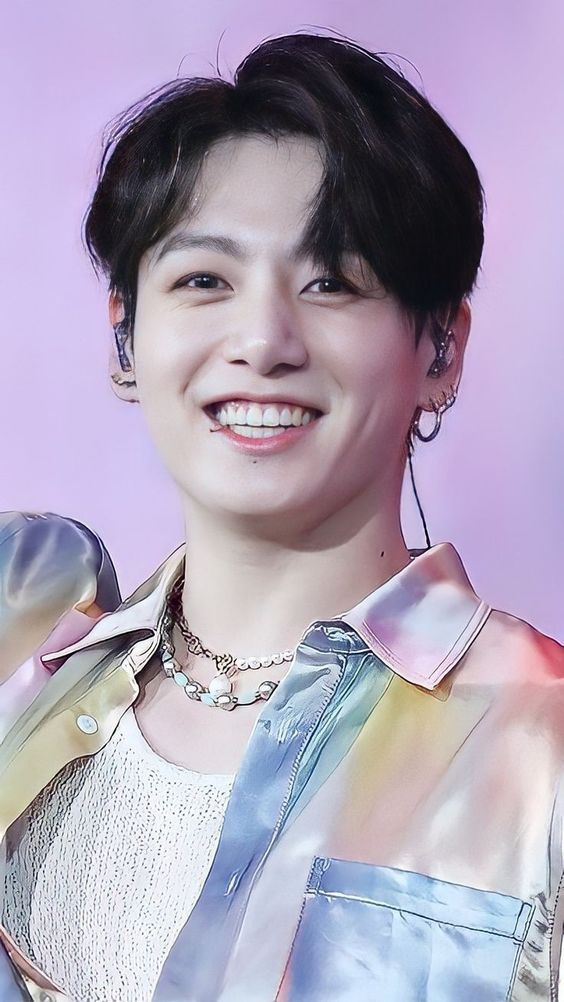
#> input picture opencvs/opencv_check_kby/imgtrain/jk/117.jpg, 564 x 1002 px
$ python -i tkinter_me.py   (imports and definitions only)
#> lines starting #> are read from the running program, lines starting #| are printed output that depends on the picture
#> further down, picture is the input picture: shape (1002, 564, 3); mean B, G, R 183, 163.2, 173
#%%
#pip install opencv-contrib-python
import cv2
import numpy as np
from os import makedirs, listdir
from os.path import isdir, isfile, join

#%%
## 1. 얼굴을 검출해서 train 샘플 이미지 저장하는 함수 만들기


# 1-1. 얼굴 검출 함수
# [46 lines left out: functions get_face, train_save, not called in this run]

#%%
## 2. 이미지 샘플 저장하기(함수실행)
# folder_path = "imgtrain/"
# users = [f for f in listdir(folder_path) if isdir(join(folder_path,f))]
# users

# [1 line not run here, left out]


# %%
## 3. 얼굴 학습 함수 생성

# 한명 얼굴 학습
# [56 lines left out: functions train, trains, not called in this run]


# %%
## 4. 학습 시킨 것을 바탕으로 현재 얼굴이 누구인지 알아내기

# 4-1. 얼굴 인식 함수
def face_detector(img, size = 0.5):
    # 객체 생성
#> called with size = 0.5
    face_classifier = cv2.CascadeClassifier(cv2.data.haarcascades + 'haarcascade_frontalface_default.xml')

    img_size = img.shape[:2]
#> img_size = (1002, 564)
    gray = cv2.cvtColor(img, cv2.COLOR_BGR2GRAY) # 흑백전환
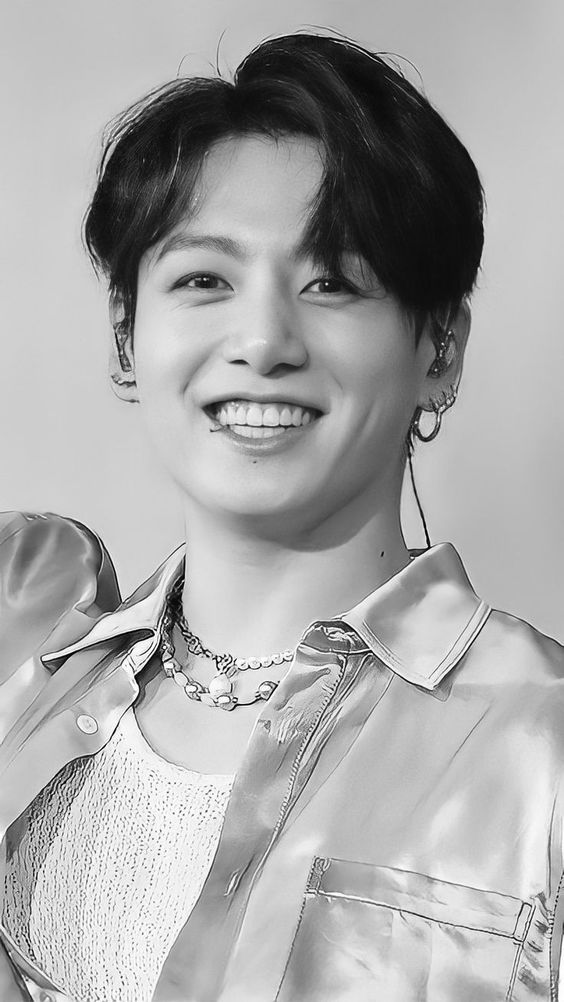
#> gray: shape (1002, 564); min 0, max 255, mean 168.4
    faces = face_classifier.detectMultiScale(gray,1.3,5) # 얼굴검출
#> faces = [[88, 154, 334, 334]]

    # 이미지 검출안되면 사진만 리턴
#> (the run stopped early here; a loop or call above may not have finished)

$ run again, on opencvs/opencv_check_kby/imgtrain/jk/13.jpg
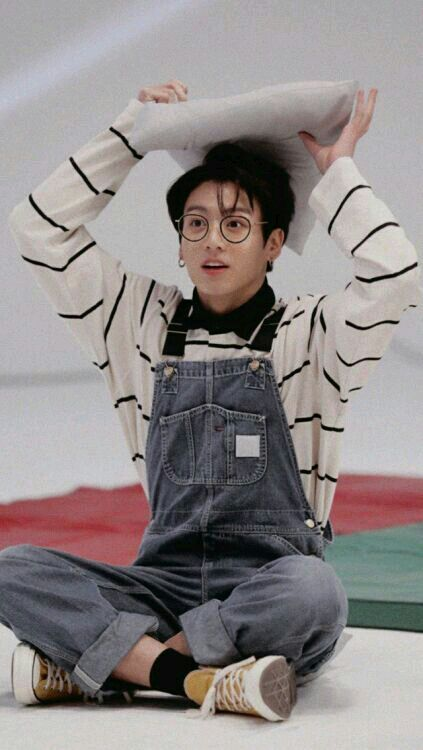
#> input picture opencvs/opencv_check_kby/imgtrain/jk/13.jpg, 423 x 750 px
#> picture is the input picture: shape (750, 423, 3); mean B, G, R 136, 136.4, 142.9
#> in face_detector, `gray = cv2.cvtColor(img, cv2.COLOR_BGR2GRAY)`:
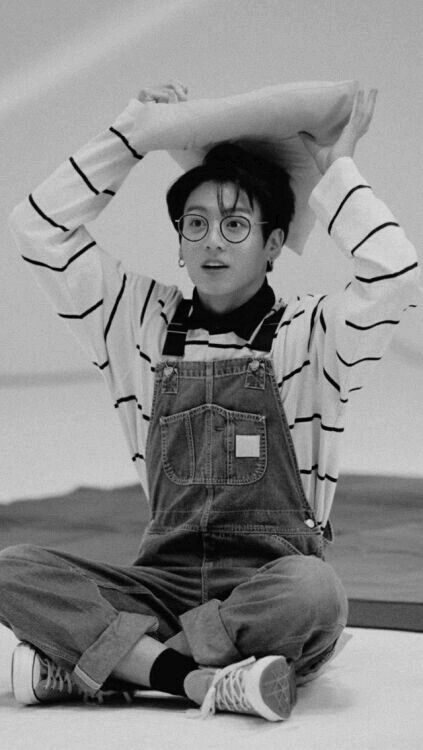
#> gray: shape (750, 423); min 0, max 225, mean 138.3
#> faces = [[162, 181, 111, 111]]

$ run again, on opencvs/opencv_check_kby/imgtrain/jk/133.jpg
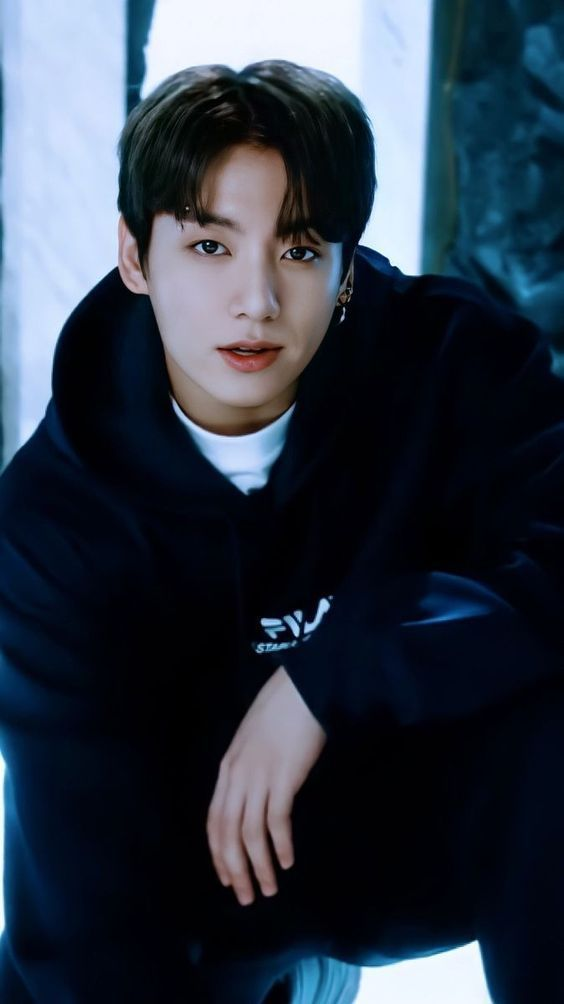
#> input picture opencvs/opencv_check_kby/imgtrain/jk/133.jpg, 564 x 1004 px
#> picture is the input picture: shape (1004, 564, 3); mean B, G, R 70.6, 57.5, 48.1
#> in face_detector, `gray = cv2.cvtColor(img, cv2.COLOR_BGR2GRAY)`:
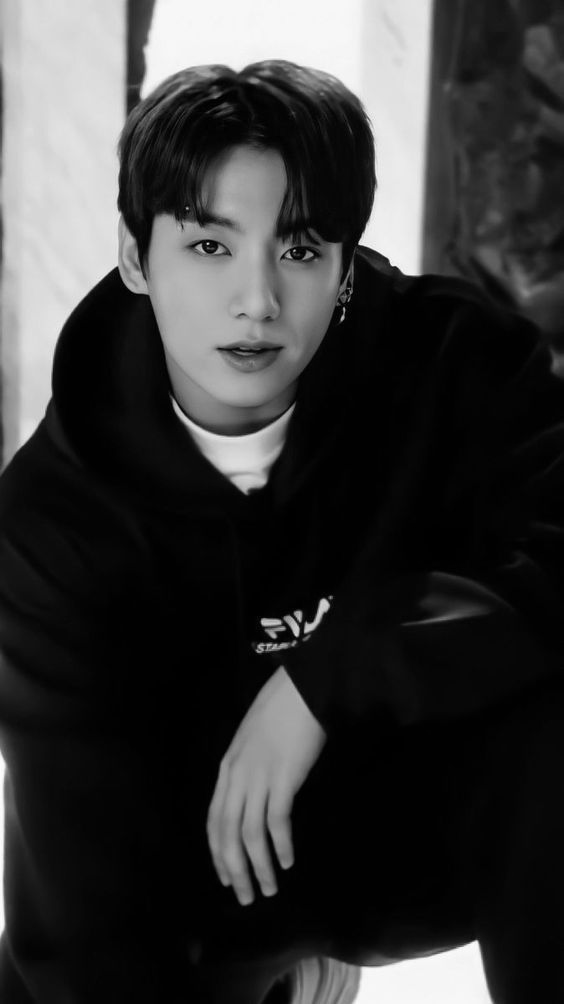
#> gray: shape (1004, 564); min 0, max 253, mean 56.1
#> faces = [[107, 134, 281, 281]]

$ run again, on opencvs/opencv_check_kby/imgtrain/jk/147.jpg
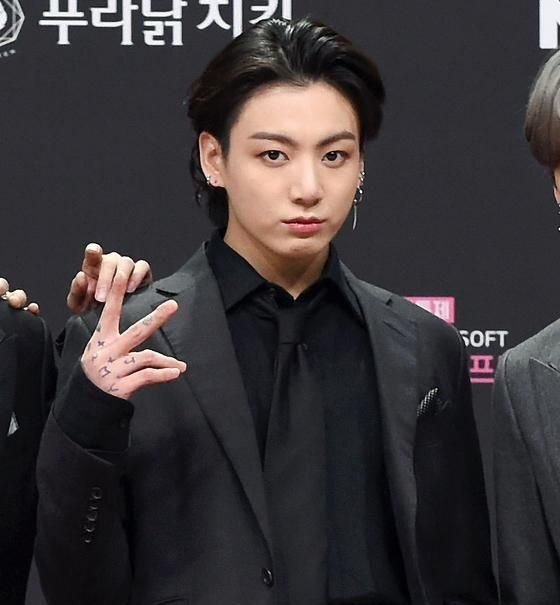
#> input picture opencvs/opencv_check_kby/imgtrain/jk/147.jpg, 560 x 605 px
#> picture is the input picture: shape (605, 560, 3); mean B, G, R 55.8, 53.5, 58.4
#> in face_detector, `gray = cv2.cvtColor(img, cv2.COLOR_BGR2GRAY)`:
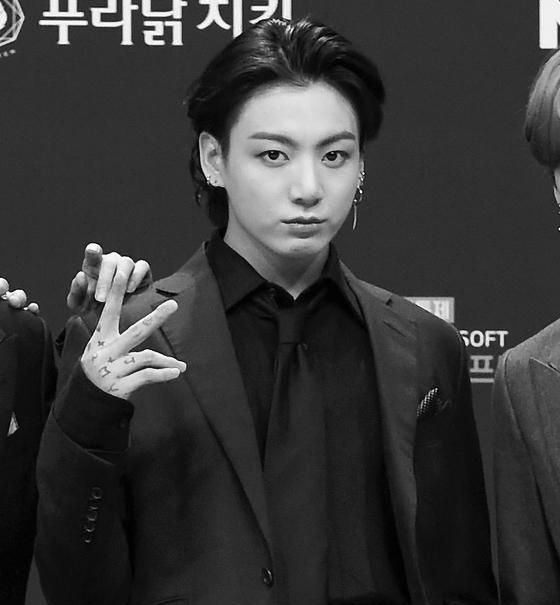
#> gray: shape (605, 560); min 0, max 255, mean 55.2
#> faces = [[218, 87, 170, 170]]
